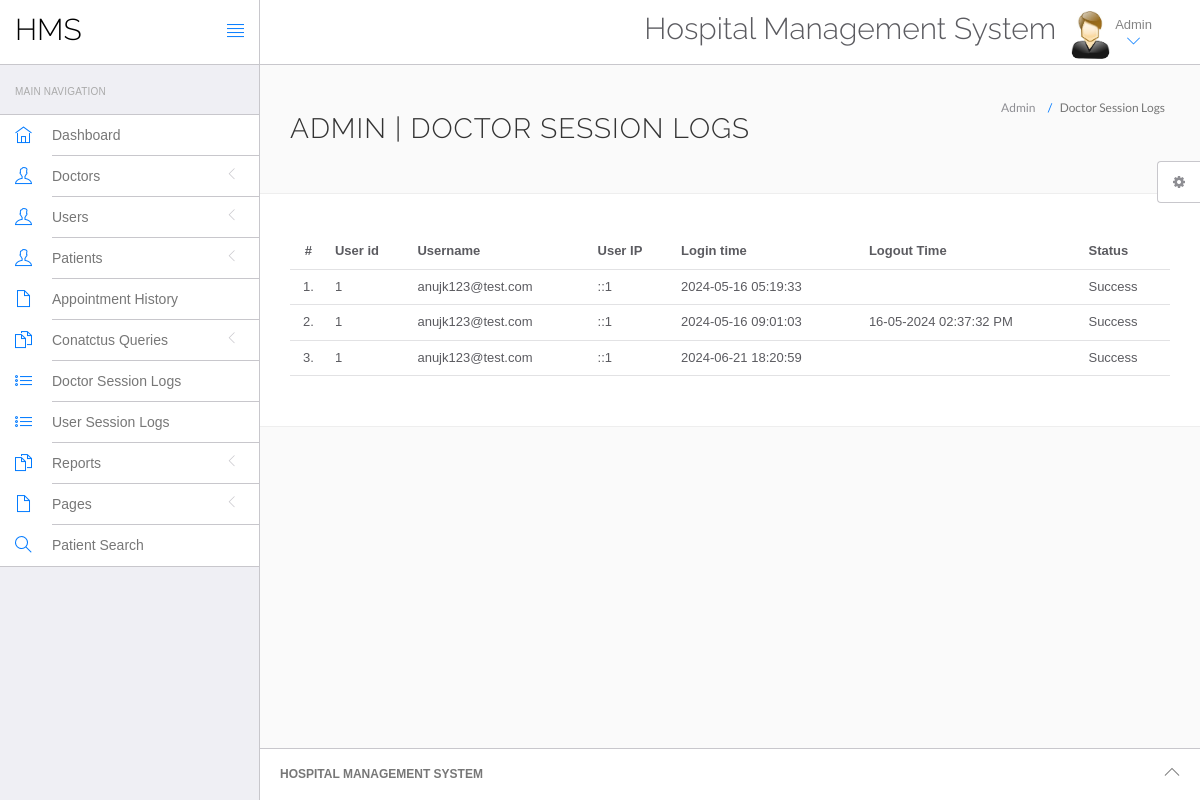
The app's page /hospital/hms/admin/doctor-logs.php (signed in) with its own data.
### tables this page shows
CREATE TABLE `doctorslog` (
  `id` int(11) NOT NULL,
  `uid` int(11) DEFAULT NULL,
  `username` varchar(255) DEFAULT NULL,
  `userip` binary(16) DEFAULT NULL,
  `loginTime` timestamp NULL DEFAULT current_timestamp(),
  `logout` varchar(255) DEFAULT NULL,
  `status` int(11) DEFAULT NULL
);

### hospital/hms/admin/doctor-logs.php (the view, shortened to what this page needs)
<?php
include('include/config.php');
if(strlen($_SESSION['id']==0)) {
 header('location:logout.php');
  } else{
?>
<!DOCTYPE html>
<html lang="en">
	<head>
		<link rel="stylesheet" href="vendor/bootstrap/css/bootstrap.min.css">
		<link rel="stylesheet" href="vendor/fontawesome/css/font-awesome.min.css">
		<link rel="stylesheet" href="vendor/themify-icons/themify-icons.min.css">
		<link href="vendor/animate.css/animate.min.css" rel="stylesheet" media="screen">
		<link href="vendor/perfect-scrollbar/perfect-scrollbar.min.css" rel="stylesheet" media="screen">
		<link href="vendor/switchery/switchery.min.css" rel="stylesheet" media="screen">
		<link href="vendor/bootstrap-touchspin/jquery.bootstrap-touchspin.min.css" rel="stylesheet" media="screen">
		<link href="vendor/select2/select2.min.css" rel="stylesheet" media="screen">
		<link href="vendor/bootstrap-datepicker/bootstrap-datepicker3.standalone.min.css" rel="stylesheet" media="screen">
		<link href="vendor/bootstrap-timepicker/bootstrap-timepicker.min.css" rel="stylesheet" media="screen">
		<link rel="stylesheet" href="assets/css/styles.css">
		<link rel="stylesheet" href="assets/css/plugins.css">
		<link rel="stylesheet" href="assets/css/themes/theme-1.css" id="skin_color" />
	</head>
	<body>
		<div id="app">
<?php include('include/sidebar.php');?>
			<div class="app-content">
					<?php include('include/header.php');?>
				<div class="main-content" >
					<div class="wrap-content container" id="container">
						<section id="page-title">
							<div class="row">
								<div class="col-sm-8">
									<h1 class="mainTitle">Admin  | Doctor Session Logs</h1>
																	</div>
								<ol class="breadcrumb">
									<li>
										<span>Admin </span>
									</li>
									<li class="active">
										<span>Doctor Session Logs</span>
									</li>
								</ol>
							</div>
						</section>
						<div class="container-fluid container-fullw bg-white">
									<div class="row">
								<div class="col-md-12">
									<table class="table table-hover" id="sample-table-1">
										<thead>
											<tr>
												<th class="center">#</th>
												<th class="hidden-xs">User id</th>
												<th>Username</th>
												<th>User IP</th>
												<th>Login time</th>
												<th>Logout Time </th>
												<th> Status </th>
											</tr>
										</thead>
										<tbody>
<?php
$sql=mysqli_query($con,"select * from doctorslog ");
$cnt=1;
while($row=mysqli_fetch_array($sql))
{
?>
											<tr>
												<td class="center"><?php echo $cnt;?>.</td>
												<td class="hidden-xs"><?php echo $row['uid'];?></td>
												<td class="hidden-xs"><?php echo $row['username'];?></td>
												<td><?php echo $row['userip'];?></td>
												<td><?php echo $row['loginTime'];?></td>
												<td><?php echo $row['logout'];?>
												</td>
												<td>
<?php if($row['status']==1)
{
	echo "Success";
}
else
{
	echo "Failed";
}?>
</td>
											</tr>
											<?php
$cnt=$cnt+1;
											 }?>
										</tbody>
									</table>
								</div>
							</div>
								</div>
					</div>
				</div>
			</div>
	<?php include('include/footer.php');?>
	<?php include('include/setting.php');?>
		</div>
	</body>
</html>
<?php } ?>

### hospital/hms/admin/assets/css/themes/theme-1.css (style rules this page uses)
body { background: #FAFAFA; }

### records on screen
doctorslog: uid "1", username "anujk123@test.com", userip "::1", loginTime "2024-05-16 05:19:33", status "Success"
doctorslog: uid "1", username "anujk123@test.com", userip "::1", loginTime "2024-05-16 09:01:03", logout "16-05-2024 02:37:32 PM", status "Success"
doctorslog: uid "1", username "anujk123@test.com", userip "::1", loginTime "2024-06-21 18:20:59", status "Success"
